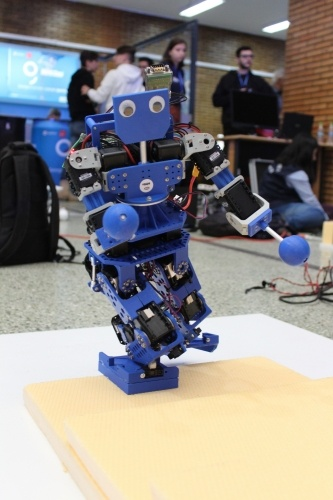
#> input picture src/perception/thresholding/knr.jpg, 333 x 500 px, found by its file name
$ python thresholding.py
#> lines starting #> are read from the running program, lines starting #| are printed output that depends on the picture; after the words box and inside, x2 and y2 are one past the last pixel; in counts of white or black regions, pixels touching at a corner belong together
import cv2
import numpy as np


def read_image(image_name, as_gray):
#> called with as_gray = True
    if as_gray:
        image = cv2.imread(image_name, cv2.IMREAD_GRAYSCALE)
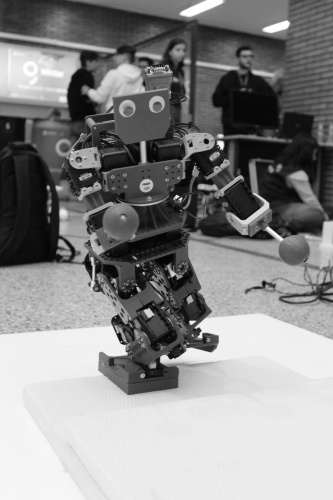
#> image: shape (500, 333); min 0, max 255, mean 137.6
    else:
        image = cv2.imread(image_name, cv2.IMREAD_COLOR)
    return image

def basic_thresholding(gray_iamge, thresholding_value):
#> called with thresholding_value = 155
    ret, thresh_basic = cv2.threshold(gray_iamge, thresholding_value, 255, cv2.THRESH_BINARY)
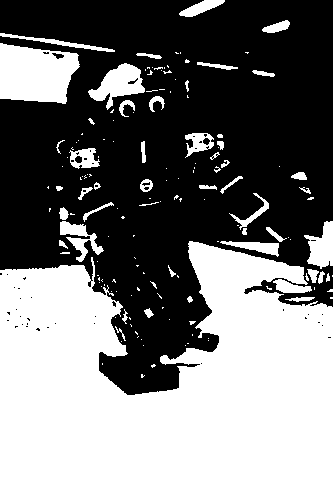
#> thresh_basic: shape (500, 333); 46.9% white; 154 white regions (104 under 20 px), largest, box (x1, y1, x2, y2) and area: (0, 241, 333, 500) 66165, (0, 43, 80, 104) 3762, (88, 63, 145, 110) 1271
#> ret = 155
    cv2.imshow('Basic Binary Image', thresh_basic)
    cv2.moveWindow('Basic Binary Image', 0, 00)

def adaptive_thresholding(gray_image, thresholding_value):
#> called with thresholding_value = 155
    adaptive_thresholded_image = cv2.adaptiveThreshold(gray_image,
                                                        255,
                                                        cv2.ADAPTIVE_THRESH_GAUSSIAN_C,
                                                        cv2.THRESH_BINARY_INV,
                                                        thresholding_value,
                                                        2)
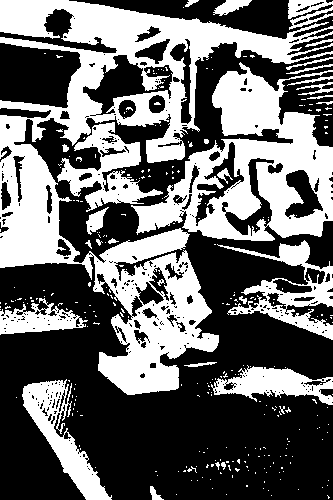
#> adaptive_thresholded_image: shape (500, 333); 41.1% white; 293 white regions (261 under 20 px), largest, box (x1, y1, x2, y2) and area: (0, 0, 333, 395) 35022, (131, 62, 333, 241) 15660, (57, 122, 163, 212) 3479
    x= adaptive_thresholded_image.shape[0]
#> x = 500
    cv2.imshow('Adaptive Binary Image', adaptive_thresholded_image)
    cv2.moveWindow('Adaptive Binary Image', 0, x)
def main():
    image_name = '/home/krzysztof/catkin_ws/src/hello_world/src/perception/thresholding/knr.jpg'
    as_gray = True
    gray_image = read_image(image_name, as_gray)
    thresholding_value = 155
    basic_thresholding(gray_image, thresholding_value)
    adaptive_thresholding(gray_image, thresholding_value)
    cv2.waitKey(0)
    cv2.destroyAllWindows()

if __name__ == '__main__':
    main()
